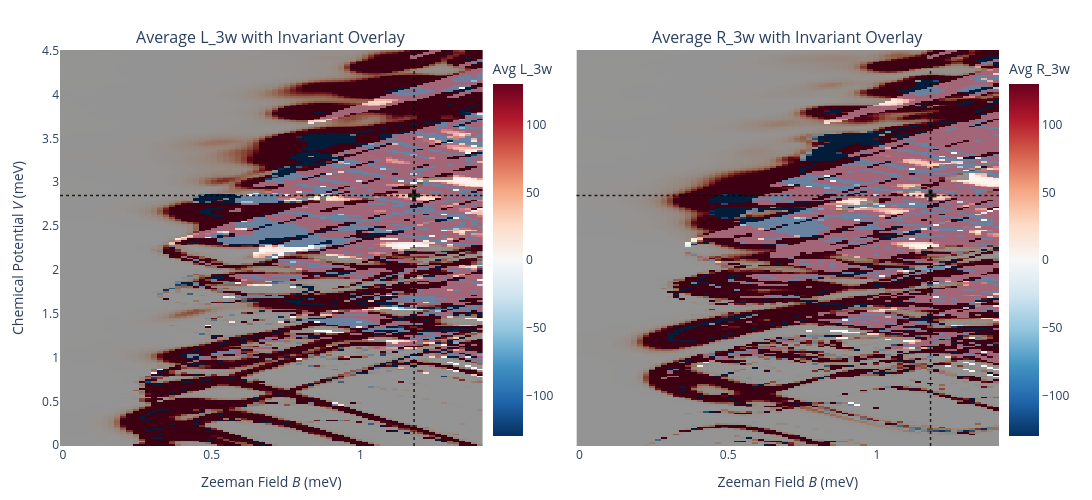

Write notebook code for a chart like this one.
### Code cell
import plotly.graph_objects as go
from plotly.subplots import make_subplots

## 3w curvature plot
# ==========================================
Zrng = p.derivative_threshold * (1.3)
Z_MIN = -Zrng
Z_MAX = Zrng

# Fixed coordinates for dotted lines (set to None if you don't want to draw them)
B_FIXED = p.B_FIXED
V_FIXED = p.V_FIXED

# Controls how dark the Pfaffian overlay is (0.0 is invisible, 1.0 is fully solid)
OVERLAY_ALPHA = 0.4  
# ==========================================

# Extract coordinates and pre-average the data, ensuring (V, B) orientation
B_vals = tprep['B'].values
V_vals = tprep['V'].values

# Calculate means and extract as 2D numpy arrays
z_left = tprep['L_3w'].mean(dim='cutter_pair_index').transpose('V', 'B').values
z_right = tprep['R_3w'].mean(dim='cutter_pair_index').transpose('V', 'B').values
z_inv_avg = tprep['L_SI'].mean(dim='cutter_pair_index').transpose('V', 'B').values

# Initialize subplots with shared y-axis
fig = make_subplots(
    rows=1, cols=2, 
    subplot_titles=(
        "Average L_3w with Invariant Overlay",
        "Average R_3w with Invariant Overlay"
    ),
    shared_yaxes=True,
    horizontal_spacing=0.1
)

# Custom hover template
hover_temp = "<b>B</b>: %{x:.3f} meV<br><b>V</b>: %{y:.3f} meV<br><b>Avg 3ω</b>: %{z:.3f}<extra></extra>"

# --------------------------
# 1. Left Subplot
# --------------------------
# Average L_3w Heatmap
fig.add_trace(go.Heatmap(
    z=z_left, x=B_vals, y=V_vals,
    colorscale='RdBu', reversescale=True, # RdBu_r mimics matplotlib 'coolwarm'
    zmin=Z_MIN, zmax=Z_MAX,
    colorbar=dict(title="Avg L_3w", x=0.45, len=1.0),
    hovertemplate=hover_temp
), row=1, col=1)

# Invariant Overlay
fig.add_trace(go.Heatmap(
    z=z_inv_avg, x=B_vals, y=V_vals,
    colorscale=[[0, 'black'], [1, 'white']], # Explicitly mimics matplotlib 'gray'
    opacity=OVERLAY_ALPHA,
    showscale=False,
    hoverinfo='skip'
), row=1, col=1)

# --------------------------
# 2. Right Subplot
# --------------------------
# Average R_3w Heatmap
fig.add_trace(go.Heatmap(
    z=z_right, x=B_vals, y=V_vals,
    colorscale='RdBu', reversescale=True,
    zmin=Z_MIN, zmax=Z_MAX,
    colorbar=dict(title="Avg R_3w", x=1.0, len=1.0),
    hovertemplate=hover_temp
), row=1, col=2)

# Invariant Overlay
fig.add_trace(go.Heatmap(
    z=z_inv_avg, x=B_vals, y=V_vals,
    colorscale=[[0, 'black'], [1, 'white']],
    opacity=OVERLAY_ALPHA,
    showscale=False,
    hoverinfo='skip'
), row=1, col=2)

# --------------------------
# 3. Dotted Lines & Crosshairs
# --------------------------
for col in [1, 2]:
    if B_FIXED is not None:
        fig.add_vline(x=B_FIXED, line_dash="dot", line_color="black", line_width=1.5, opacity=0.8, row=1, col=col)
    if V_FIXED is not None:
        fig.add_hline(y=V_FIXED, line_dash="dot", line_color="black", line_width=1.5, opacity=0.8, row=1, col=col)
    
    # Draw a marker exactly at the intersection point
    if B_FIXED is not None and V_FIXED is not None:
        fig.add_trace(go.Scatter(
            x=[B_FIXED], y=[V_FIXED],
            mode='markers',
            marker=dict(symbol='cross', color='black', size=10, opacity=0.8),
            showlegend=False,
            hoverinfo='skip'
        ), row=1, col=col)

# --------------------------
# Formatting
# --------------------------
fig.update_xaxes(title_text="Zeeman Field <i>B</i> (meV)", row=1, col=1)
fig.update_xaxes(title_text="Zeeman Field <i>B</i> (meV)", row=1, col=2)
fig.update_yaxes(title_text="Chemical Potential <i>V</i> (meV)", row=1, col=1)

fig.update_layout(
    height=500, width=1100,
    template='plotly_white',
    margin=dict(l=60, r=20, t=50, b=50)
)

fig.show()

### Figure 1 — Plotly figure (JSON) as saved in the notebook; plotly's stock layout.template omitted (floating-point values rounded to 4 significant figures; data arrays with more than 128 entries replaced by an {"elided": "..."} marker saying what was removed)
{"data": [{"colorbar": {"len": 1, "title": {"text": "Avg L_3w"}, "x": 0.45}, "colorscale": [[0, "rgb(103,0,31)"], [0.1, "rgb(178,24,43)"], [0.2, "rgb(214,96,77)"], [0.3, "rgb(244,165,130)"], [0.4, "rgb(253,219,199)"], [0.5, "rgb(247,247,247)"], [0.6, "rgb(209,229,240)"], [0.7, "rgb(146,197,222)"], [0.8, "rgb(67,147,195)"], [0.9, "rgb(33,102,172)"], [1, "rgb(5,48,97)"]], "hovertemplate": "<b>B</b>: %{x:.3f} meV<br><b>V</b>: %{y:.3f} meV<br><b>Avg 3ω</b>: %{z:.3f}<extra></extra>", "reversescale": true, "type": "heatmap", "x": [0, 0.02029, 0.04058, 0.06087, 0.08116, 0.1014, 0.1217, 0.142, 0.1623, 0.1826, 0.2029, 0.2232, 0.2435, 0.2638, 0.2841, 0.3043, 0.3246, 0.3449, 0.3652, 0.3855, 0.4058, 0.4261, 0.4464, 0.4667, 0.487, 0.5072, 0.5275, 0.5478, 0.5681, 0.5884, 0.6087, 0.629, 0.6493, 0.6696, 0.6899, 0.7101, 0.7304, 0.7507, 0.771, 0.7913, 0.8116, 0.8319, 0.8522, 0.8725, 0.8928, 0.913, 0.9333, 0.9536, 0.9739, 0.9942, 1.014, 1.035, 1.055, 1.075, 1.096, 1.116, 1.136, 1.157, 1.177, 1.197, 1.217, 1.238, 1.258, 1.278, 1.299, 1.319, 1.339, 1.359, 1.38, 1.4], "xaxis": "x", "y": {"elided": "225 float values"}, "yaxis": "y", "z": {"elided": "225x70 float values"}, "zmax": 130, "zmin": -130}, {"colorscale": [[0, "black"], [1, "white"]], "hoverinfo": "skip", "opacity": 0.4, "showscale": false, "type": "heatmap", "x": [0, 0.02029, 0.04058, 0.06087, 0.08116, 0.1014, 0.1217, 0.142, 0.1623, 0.1826, 0.2029, 0.2232, 0.2435, 0.2638, 0.2841, 0.3043, 0.3246, 0.3449, 0.3652, 0.3855, 0.4058, 0.4261, 0.4464, 0.4667, 0.487, 0.5072, 0.5275, 0.5478, 0.5681, 0.5884, 0.6087, 0.629, 0.6493, 0.6696, 0.6899, 0.7101, 0.7304, 0.7507, 0.771, 0.7913, 0.8116, 0.8319, 0.8522, 0.8725, 0.8928, 0.913, 0.9333, 0.9536, 0.9739, 0.9942, 1.014, 1.035, 1.055, 1.075, 1.096, 1.116, 1.136, 1.157, 1.177, 1.197, 1.217, 1.238, 1.258, 1.278, 1.299, 1.319, 1.339, 1.359, 1.38, 1.4], "xaxis": "x", "y": {"elided": "225 float values"}, "yaxis": "y", "z": {"elided": "225x70 int values"}}, {"colorbar": {"len": 1, "title": {"text": "Avg R_3w"}, "x": 1}, "colorscale": [[0, "rgb(103,0,31)"], [0.1, "rgb(178,24,43)"], [0.2, "rgb(214,96,77)"], [0.3, "rgb(244,165,130)"], [0.4, "rgb(253,219,199)"], [0.5, "rgb(247,247,247)"], [0.6, "rgb(209,229,240)"], [0.7, "rgb(146,197,222)"], [0.8, "rgb(67,147,195)"], [0.9, "rgb(33,102,172)"], [1, "rgb(5,48,97)"]], "hovertemplate": "<b>B</b>: %{x:.3f} meV<br><b>V</b>: %{y:.3f} meV<br><b>Avg 3ω</b>: %{z:.3f}<extra></extra>", "reversescale": true, "type": "heatmap", "x": [0, 0.02029, 0.04058, 0.06087, 0.08116, 0.1014, 0.1217, 0.142, 0.1623, 0.1826, 0.2029, 0.2232, 0.2435, 0.2638, 0.2841, 0.3043, 0.3246, 0.3449, 0.3652, 0.3855, 0.4058, 0.4261, 0.4464, 0.4667, 0.487, 0.5072, 0.5275, 0.5478, 0.5681, 0.5884, 0.6087, 0.629, 0.6493, 0.6696, 0.6899, 0.7101, 0.7304, 0.7507, 0.771, 0.7913, 0.8116, 0.8319, 0.8522, 0.8725, 0.8928, 0.913, 0.9333, 0.9536, 0.9739, 0.9942, 1.014, 1.035, 1.055, 1.075, 1.096, 1.116, 1.136, 1.157, 1.177, 1.197, 1.217, 1.238, 1.258, 1.278, 1.299, 1.319, 1.339, 1.359, 1.38, 1.4], "xaxis": "x2", "y": {"elided": "225 float values"}, "yaxis": "y2", "z": {"elided": "225x70 float values"}, "zmax": 130, "zmin": -130}, {"colorscale": [[0, "black"], [1, "white"]], "hoverinfo": "skip", "opacity": 0.4, "showscale": false, "type": "heatmap", "x": [0, 0.02029, 0.04058, 0.06087, 0.08116, 0.1014, 0.1217, 0.142, 0.1623, 0.1826, 0.2029, 0.2232, 0.2435, 0.2638, 0.2841, 0.3043, 0.3246, 0.3449, 0.3652, 0.3855, 0.4058, 0.4261, 0.4464, 0.4667, 0.487, 0.5072, 0.5275, 0.5478, 0.5681, 0.5884, 0.6087, 0.629, 0.6493, 0.6696, 0.6899, 0.7101, 0.7304, 0.7507, 0.771, 0.7913, 0.8116, 0.8319, 0.8522, 0.8725, 0.8928, 0.913, 0.9333, 0.9536, 0.9739, 0.9942, 1.014, 1.035, 1.055, 1.075, 1.096, 1.116, 1.136, 1.157, 1.177, 1.197, 1.217, 1.238, 1.258, 1.278, 1.299, 1.319, 1.339, 1.359, 1.38, 1.4], "xaxis": "x2", "y": {"elided": "225 float values"}, "yaxis": "y2", "z": {"elided": "225x70 int values"}}, {"hoverinfo": "skip", "marker": {"color": "black", "opacity": 0.8, "size": 10, "symbol": "cross"}, "mode": "markers", "showlegend": false, "type": "scatter", "x": [1.18], "xaxis": "x", "y": [2.85], "yaxis": "y"}, {"hoverinfo": "skip", "marker": {"color": "black", "opacity": 0.8, "size": 10, "symbol": "cross"}, "mode": "markers", "showlegend": false, "type": "scatter", "x": [1.18], "xaxis": "x2", "y": [2.85], "yaxis": "y2"}], "layout": {"annotations": [{"font": {"size": 16}, "showarrow": false, "text": "Average L_3w with Invariant Overlay", "x": 0.225, "xanchor": "center", "xref": "paper", "y": 1, "yanchor": "bottom", "yref": "paper"}, {"font": {"size": 16}, "showarrow": false, "text": "Average R_3w with Invariant Overlay", "x": 0.775, "xanchor": "center", "xref": "paper", "y": 1, "yanchor": "bottom", "yref": "paper"}], "height": 500, "margin": {"b": 50, "l": 60, "r": 20, "t": 50}, "shapes": [{"line": {"color": "black", "dash": "dot", "width": 1.5}, "opacity": 0.8, "type": "line", "x0": 1.18, "x1": 1.18, "xref": "x", "y0": 0, "y1": 1, "yref": "y domain"}, {"line": {"color": "black", "dash": "dot", "width": 1.5}, "opacity": 0.8, "type": "line", "x0": 0, "x1": 1, "xref": "x domain", "y0": 2.85, "y1": 2.85, "yref": "y"}, {"line": {"color": "black", "dash": "dot", "width": 1.5}, "opacity": 0.8, "type": "line", "x0": 1.18, "x1": 1.18, "xref": "x2", "y0": 0, "y1": 1, "yref": "y2 domain"}, {"line": {"color": "black", "dash": "dot", "width": 1.5}, "opacity": 0.8, "type": "line", "x0": 0, "x1": 1, "xref": "x2 domain", "y0": 2.85, "y1": 2.85, "yref": "y2"}], "width": 1100, "xaxis": {"anchor": "y", "domain": [0, 0.45], "title": {"text": "Zeeman Field <i>B</i> (meV)"}}, "xaxis2": {"anchor": "y2", "domain": [0.55, 1], "title": {"text": "Zeeman Field <i>B</i> (meV)"}}, "yaxis": {"anchor": "x", "domain": [0, 1], "title": {"text": "Chemical Potential <i>V</i> (meV)"}}, "yaxis2": {"anchor": "x2", "domain": [0, 1], "matches": "y", "showticklabels": false}}}
